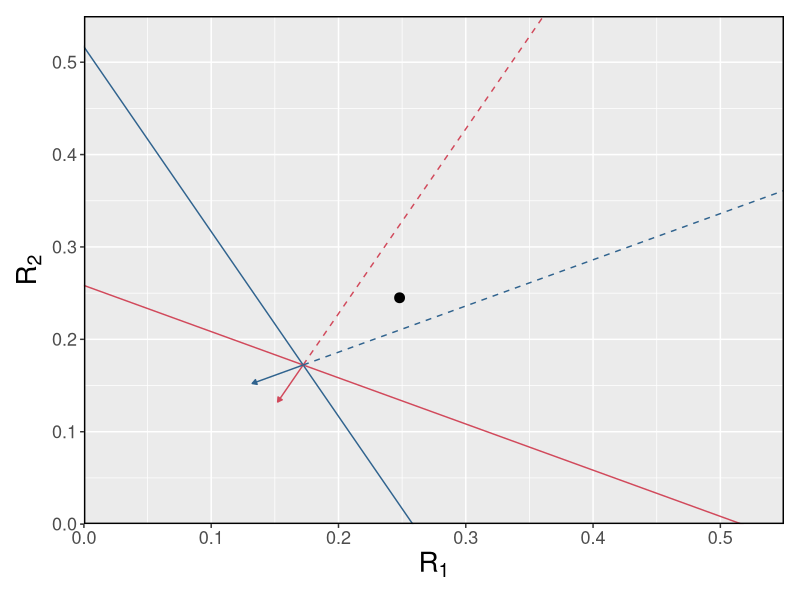

Write the R code that produced this figure.

#' ---
#' title: "Playing around with ZNGIs"
#' author: "Joey"
#' ---


#+
knitr::opts_chunk$set(echo = TRUE)
knitr::opts_chunk$set(message = FALSE)
knitr::opts_chunk$set(warning = FALSE)
knitr::opts_chunk$set(cache = TRUE)

#+ knitr::opts_chunk$set(message = FALSE)


library(tidyverse)
library(cowplot)

#' Setup Tilman's consumer resource model parameters 

### Here species 1 is RED species 2 is BLUE

D = 0.7
c11 = 2; c12 = 4; c21 = 4; c22 = 2 ### cij = per capita consumption of comsumer i on resource j
w11 = 2; w12 = 4; w21 = 4; w22 = 2 ## wij = weighting factor that converts availability of resource j into consumer Ni
k1 = 0.4; k2 = 0.4
r1 = 1; r2 = 1
T1 = 0.1; T2 = 0.1

species1_consumption <- c12/c11
species2_consumption <- c22/c21

#' Calculate slope and intercept for the ZNGI's (get this from equation S3 in Ke and Letten)
slope.1 <-  - (w11 / w12)
slope.2 <-  - (w21 / w22)
y.inter.1 <-  (D * (k1 - T1) + r1 * T1) / (w12 * (r1 - D))
y.inter.2 <-  (w21 / w22) * (D * (k2 - T2) + r2 * T2) / (w21 * (r2 - D))


#' Calculate equilibrium resource values (when the ZNGIs cross each other, i.e. such that Ke and Letten equations S3.1 = S3.2)
B1 <-  y.inter.1
B2 <-  y.inter.2
Lamda.1 <-  (w11 / w12)
Lamda.2 <- (w21 / w22)
R1.star <-  (B1 - B2) / (Lamda.1 - Lamda.2)
R2.star <-  (B2 * Lamda.1 - B1 * Lamda.2) / (Lamda.1 - Lamda.2)  


#' Supply points
S1 <-  0.248; S2 <-  0.245

# plot settings
mylims.x <-  0.55
mylims.y <-  0.55


#' get all the parameters together
ZNGI.df <-  data.frame(blue = c(R1.star), red = c(R2.star))
params_df <- data.frame(c11, c21, c22, c12, R1.star, R2.star)


#' plot it!
ggplot(ZNGI.df, aes(x=blue, y=red)) +   
	geom_point(x = S1, y = S2, size = 3) +
	geom_abline(intercept = y.inter.1, slope = slope.1, col ='#d1495b', size = 0.5) + ## red species' ZNGI
	geom_abline(intercept = y.inter.2, slope = slope.2, col ='#30638e', size = 0.5) + ## blue species' ZNGI
	coord_cartesian(expand = 0, ylim=c(0, mylims.y), xlim = c(0, mylims.x)) +
	
	geom_segment(data = params_df, 
				 aes(x = R1.star, y = R2.star, xend = R1.star-c11/100, yend = R2.star-c12/100),
				 size = 0.5, 
				 col='#d1495b', 
				 arrow = arrow(type = "closed", length = unit(0.05, "inches"))) + 
	geom_segment(data = params_df, 
				 aes(x = R1.star, y = R2.star, xend = R1.star-c21/100, yend = R2.star-c22/100), 
				 size = 0.5, col='#30638e', 
				 arrow = arrow(type = "closed", length = unit(0.05, "inches"))) + 
	geom_segment(data = params_df, 
				 aes(x = R1.star, y = R2.star, xend = R1.star+c11, yend = R2.star+c12), 
				 size = 0.5, 
				 col='#d1495b', 
				 linetype = 2) + 
	geom_segment(data = params_df, 
				 aes(x = R1.star, y = R2.star, xend = R1.star+c21, yend = R2.star+c22), 
				 size = 0.5, 
				 col='#30638e', 
				 linetype = 2) + 
	xlab(expression(R[1])) + 
	ylab(expression(R[2])) +
	
	theme(legend.position = "none", 
		  plot.margin = unit(c(0.8,0.8,0.8,0.8), "lines"),
		  axis.text = element_text(size=13),
		  axis.title=element_text(size=20)) +
	panel_border(colour = "black")
